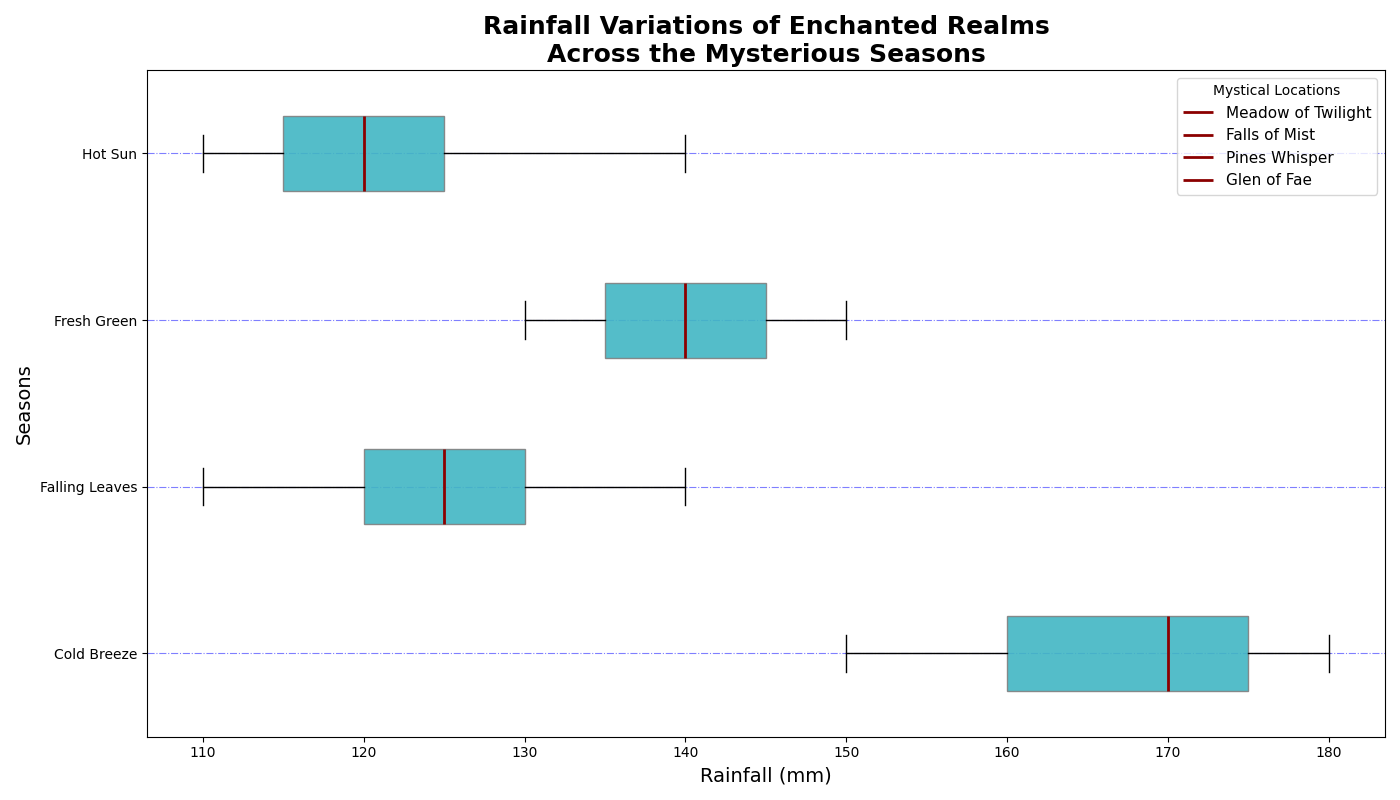

The script that drew this image:
import matplotlib.pyplot as plt
import numpy as np

seasons = ['Cold Breeze', 'Falling Leaves', 'Fresh Green', 'Hot Sun']

rainfall_data = {
    'Meadow of Twilight': [175, 125, 145, 115],
    'Falls of Mist': [150, 110, 140, 120],
    'Pines Whisper': [180, 140, 135, 125],
    'Glen of Fae': [160, 120, 130, 110],
    'Grove of Enchant': [170, 130, 150, 140]
}

season_data = np.array(list(rainfall_data.values()))

fig, ax = plt.subplots(figsize=(14, 8))

boxplots = ax.boxplot(season_data, notch=False, vert=False, patch_artist=True, labels=seasons)

single_color = '#41b6c4'

for patch in boxplots['boxes']:
    patch.set_facecolor(single_color)
    patch.set_alpha(0.9)
    patch.set_edgecolor('grey')

for median in boxplots['medians']:
    median.set_color('darkred')
    median.set_linewidth(2)

ax.set_title('Rainfall Variations of Enchanted Realms\nAcross the Mysterious Seasons', fontsize=18, fontweight='bold')
ax.set_xlabel('Rainfall (mm)', fontsize=14)
ax.set_ylabel('Seasons', fontsize=14)
ax.yaxis.grid(True, linestyle='-.', color='blue', alpha=0.5)

location_labels = rainfall_data.keys()
for line, label in zip(boxplots['medians'], location_labels):
    line.set_label(label)

ax.legend(title='Mystical Locations', fontsize=11, loc='upper right')

plt.tight_layout()
plt.show()
